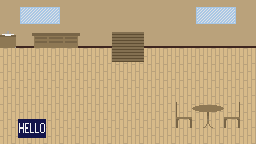

A level layout from a 2D game, rendered from its tile map. Below: a short description, then the map file with its tile-grid data intact:
An orthogonal 16x9 tile map with 16x16 px tiles, 4 tile layers (floor, wall, fournitures_down, fourniture_up), 2 tilesets and 12 objects (8x collision, Home_exit, Home_enter, Home_up, Home_down).

<map version="1.9" tiledversion="1.9.2" orientation="orthogonal" renderorder="right-down" width="16" height="9" tilewidth="16" tileheight="16" infinite="0" nextlayerid="6" nextobjectid="19">
 <tileset firstgid="1" source="../Home_fournitures.tsx" />
 <tileset firstgid="29" source="../Home_interior.tsx" />
 <layer id="1" name="floor" width="16" height="9">
  <data encoding="csv">
29,31,32,33,29,29,29,29,29,29,29,29,31,32,33,29,
29,36,37,38,29,29,29,29,29,29,29,29,36,37,38,29,
34,34,34,34,34,34,34,34,34,34,34,34,34,34,34,34,
35,35,35,35,35,35,35,35,35,35,35,35,35,35,35,35,
35,35,35,35,35,35,35,35,35,35,35,35,35,35,35,35,
35,35,35,35,35,35,35,35,35,35,35,35,35,35,35,35,
35,35,35,35,35,35,35,35,35,35,35,35,35,35,35,35,
35,35,35,35,35,35,35,35,35,35,35,35,35,35,35,35,
35,35,35,35,35,35,35,35,35,35,35,35,35,35,35,35
</data>
 </layer>
 <layer id="2" name="wall" width="16" height="9">
  <data encoding="csv">
0,0,0,0,0,0,0,0,0,0,0,0,0,0,0,0,
0,0,0,0,0,0,0,0,0,0,0,0,0,0,0,0,
0,0,0,0,0,0,0,0,0,0,0,0,0,0,0,0,
0,0,0,0,0,0,0,0,0,0,0,0,0,0,0,0,
0,0,0,0,0,0,0,0,0,0,0,0,0,0,0,0,
0,0,0,0,0,0,0,0,0,0,0,0,0,0,0,0,
0,0,0,0,0,0,0,0,0,0,0,0,0,0,0,0,
0,0,0,0,0,0,0,0,0,0,0,0,0,0,0,0,
0,0,0,0,0,0,0,0,0,0,0,0,0,0,0,0
</data>
 </layer>
 <layer id="3" name="fournitures_down" width="16" height="9">
  <data encoding="csv">
0,0,0,0,0,0,0,0,0,0,0,0,0,0,0,0,
8,0,0,0,0,0,0,0,0,0,0,0,0,0,0,0,
15,0,22,23,24,0,0,10,10,0,0,0,0,0,0,0,
0,0,0,0,0,0,0,17,17,0,0,0,0,0,0,0,
0,0,0,0,0,0,0,0,0,0,0,0,0,0,0,0,
0,0,0,0,0,0,0,0,0,0,0,0,0,0,0,0,
0,0,0,0,0,0,0,0,0,0,0,0,0,0,0,0,
0,6,7,0,0,0,0,0,0,0,0,25,26,27,28,0,
0,13,14,0,0,0,0,0,0,0,0,0,0,0,0,0
</data>
 </layer>
 <layer id="4" name="fourniture_up" width="16" height="9">
  <data encoding="csv">
0,0,0,0,0,0,0,0,0,0,0,0,0,0,0,0,
0,0,0,0,0,0,0,0,0,0,0,0,0,0,0,0,
0,0,0,0,0,0,0,0,0,0,0,0,0,0,0,0,
0,0,0,0,0,0,0,0,0,0,0,0,0,0,0,0,
0,0,0,0,0,0,0,0,0,0,0,0,0,0,0,0,
0,0,0,0,0,0,0,0,0,0,0,0,0,0,0,0,
0,0,0,0,0,0,0,0,0,0,0,18,19,20,21,0,
0,0,0,0,0,0,0,0,0,0,0,0,0,0,0,0,
0,0,0,0,0,0,0,0,0,0,0,0,0,0,0,0
</data>
 </layer>
 <objectgroup id="5" name="Objects">
  <object id="1" name="collision" x="0" y="0" width="256" height="40" />
  <object id="4" name="collision" x="173" y="112" width="70" height="18" />
  <object id="5" name="collision" x="192" y="106" width="32" height="12">
   <ellipse />
  </object>
  <object id="6" name="collision" x="111" y="32" width="1" height="30" />
  <object id="8" name="collision" x="256" y="40" width="1" height="104" />
  <object id="9" name="collision" x="-1" y="40" width="1" height="104" />
  <object id="10" name="collision" x="0" y="144" width="256" height="1" />
  <object id="11" name="Home_exit" x="16" y="144" width="32" height="1" />
  <object id="12" name="Home_enter" x="16" y="104">
   <point />
  </object>
  <object id="13" name="Home_up" x="112" y="40" width="32" height="1" />
  <object id="16" name="Home_down" x="112" y="48">
   <point />
  </object>
  <object id="17" name="collision" x="144" y="32" width="1" height="30" />
 </objectgroup>
</map>